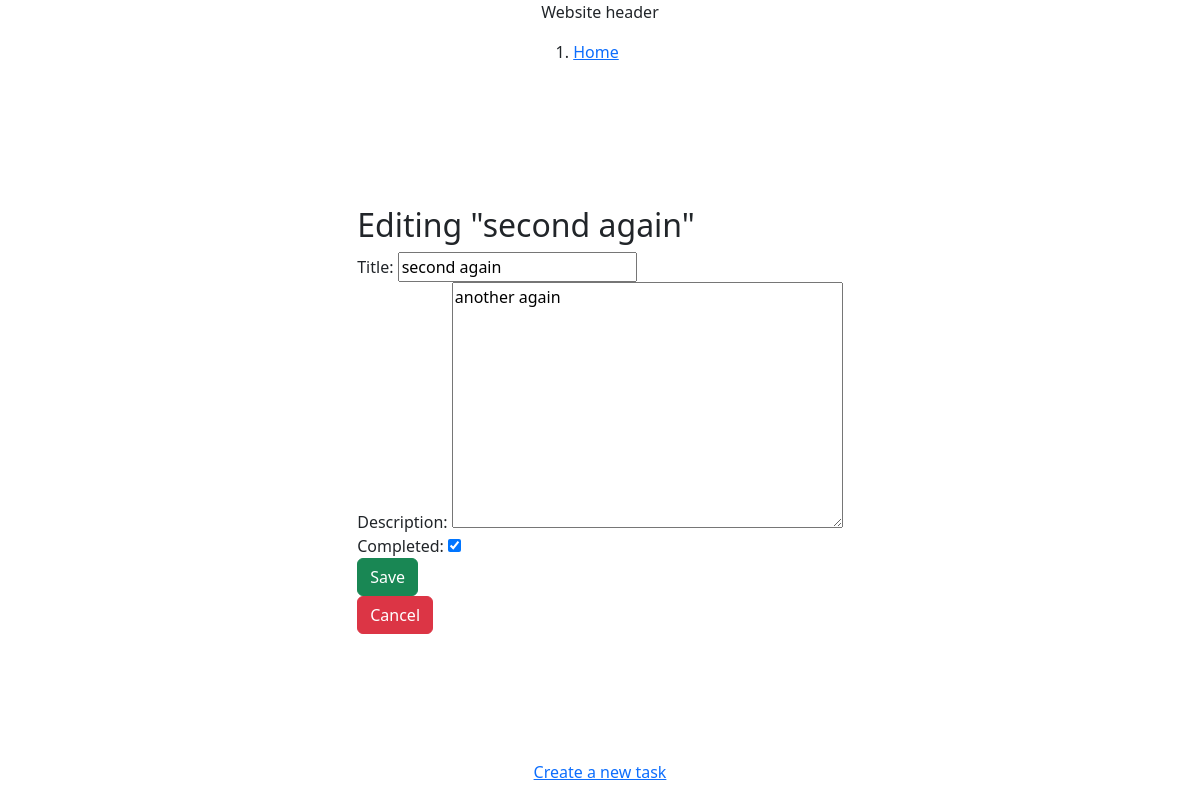
/task/edit/21/, run on the app's committed database.
### todolist/models.py (models this page shows, shortened)
class Task(models.Model):
    title = models.CharField(max_length=100) # task title
    description = models.TextField() # task description
    completed = models.BooleanField() # task status

### todolist/views.py (the view)
# urls.py: path('task/edit/<int:task_id>/', views.task_edit, name='task_edit'),
def task_edit(request, task_id):
    task = get_object_or_404(Task, id=task_id)
    if request.method == 'POST':
        form = TaskForm(data=request.POST, instance=task)
        if form.is_valid():
            task = form.save(commit=False)
            task.save()
            return redirect('todolist:task_detail', task_id=task.id)
    else:
        form = TaskForm(instance=task)
    context = {'form': form, 'task': task}
    return render(request, 'todolist/task_edit.html', context)

### todolist/views.py
class TaskForm(forms.ModelForm):
    class Meta:
        model = Task
        fields = ('title', 'description', 'completed')

### todolist/templates/todolist/task_edit.html (shortened to what this page needs)
{% extends 'todolist/base.html' %}
{% block content %}
    <h2>{% if task.id %}Editing "{{ task.title }}"{% else %}Create new task{% endif %}</h2>
    {% if task %}
        <form action="{% url 'todolist:task_edit' task_id=task.id %}" method="POST" class="task-form">
            {{ form }}
            <button type="submit" class="save btn btn-success">Save</button>
        </form>
        <form action="{% url 'todolist:task_detail' task_id=task.id %}" method="POST">
            <button type="submit" class="btn btn-danger">Cancel</button>
        </form>
    {% endif %}
{% endblock content %}

### data on the page
Task: title "second again", description "another again", completed "☑"
